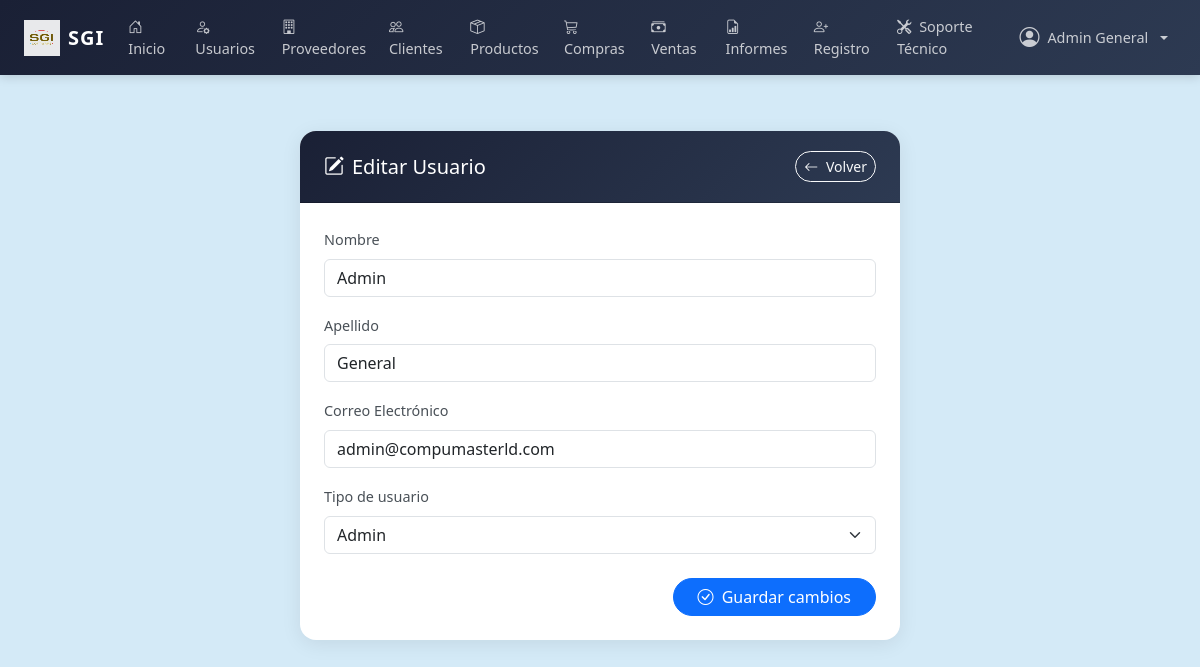
The page /views/editar_usuario.php?id=1 (signed in) on the database its author committed.
### tables this page shows
CREATE TABLE IF NOT EXISTS `usuario` (
  `ID_usuario` int(10) NOT NULL AUTO_INCREMENT,
  `nombre` varchar(255) NOT NULL,
  `clave` varchar(255) NOT NULL,
  `correo` varchar(255) NOT NULL,
  `rol` enum('Admin','Operario') NOT NULL,
  `activo` tinyint(1) DEFAULT 1,
  `apellido` varchar(255) NOT NULL,
  `documento` varchar(15) NOT NULL,
  PRIMARY KEY (`ID_usuario`),
  UNIQUE KEY `correo` (`correo`),
  UNIQUE KEY `documento` (`documento`)
);

### views/editar_usuario.php (the view, shortened to what this page needs)
<?php
include("../config/conexion.php");
$codigo = intval($_REQUEST['id']);
$consulta = "SELECT * FROM usuario WHERE ID_usuario = ?";
$stmt = $conn->prepare($consulta);
$stmt->bind_param("i", $codigo);
$stmt->execute();
$resultado = $stmt->get_result();
$fila_usuario = $resultado->fetch_assoc();
?>
<!DOCTYPE html>
<html lang="es">
<head>
    <link rel="stylesheet" href="../assets/css/bootstrap.min.css">
    <link rel="stylesheet" href="https://cdn.jsdelivr.net/npm/bootstrap-icons@1.11.3/font/bootstrap-icons.min.css">
    <link rel="stylesheet" href="../assets/css/estilos.css">
</head>
<body class="custom-body">
<?php $nav_base = '..'; include('includes/navbar.php'); ?>
<div class="container py-4">
    <div class="form-card card">
        <div class="card-header d-flex justify-content-between align-items-center">
            <h5 class="mb-0"><i class="bi bi-pencil-square me-2"></i>Editar Usuario</h5>
            <a href="usuarios.php" class="btn btn-sm btn-outline-light rounded-pill">
                <i class="bi bi-arrow-left me-1"></i> Volver
            </a>
        </div>
        <div class="card-body p-4">
            <form action="../controllers/procesar_edicion_usuario.php" method="POST">
                <div class="mb-3">
                    <label class="form-label">Nombre</label>
                    <input type="text" class="form-control" name="nombre" value="<?php echo htmlspecialchars($fila_usuario['nombre']); ?>" placeholder="Nombres" required>
                </div>
                <div class="mb-3">
                    <label class="form-label">Apellido</label>
                    <input type="text" class="form-control" name="apellido" value="<?php echo htmlspecialchars($fila_usuario['apellido']); ?>" placeholder="Apellidos" required>
                </div>
                <div class="mb-3">
                    <label class="form-label">Correo Electrónico</label>
                    <input type="email" class="form-control" name="correo" value="<?php echo htmlspecialchars($fila_usuario['correo']); ?>" placeholder="Correo electrónico" required>
                </div>
                <div class="mb-3">
                    <label class="form-label">Tipo de usuario</label>
                    <select class="form-select" name="rol" required>
                        <option value="Admin" <?php echo $fila_usuario['rol'] === 'Admin' ? 'selected' : ''; ?>>Admin</option>
                    </select>
                </div>
                <div class="d-grid gap-2 d-md-flex justify-content-md-end mt-4">
                    <button type="submit" class="btn btn-primary rounded-pill px-4">
                        <i class="bi bi-check-circle me-1"></i> Guardar cambios
                    </button>
                </div>
            </form>
        </div>
    </div>
</div>
</body>
</html>

### assets/css/estilos.css (style rules this page uses)
body.custom-body { background-color: #d4eaf7 !important; font-family: 'Segoe UI', Arial, sans-serif; }
.form-card { max-width: 600px; margin: 2rem auto; border-radius: 16px; border: none; box-shadow: 0 4px 20px rgba(0, 0, 0, 0.08); }
.form-card .card-header { background: linear-gradient(135deg, #1a2035, #2d3a52); color: #fff; border-radius: 16px 16px 0 0 !important; padding: 1.25rem 1.5rem; }
.form-card .form-label { font-weight: 500; color: #495057; font-size: 0.9rem; }

### rows shown on the page
usuario: nombre "Admin", apellido "General", correo "admin@compumasterld.com", rol "Admin"

### other values the page prints
$nombre_nav "Admin General"
